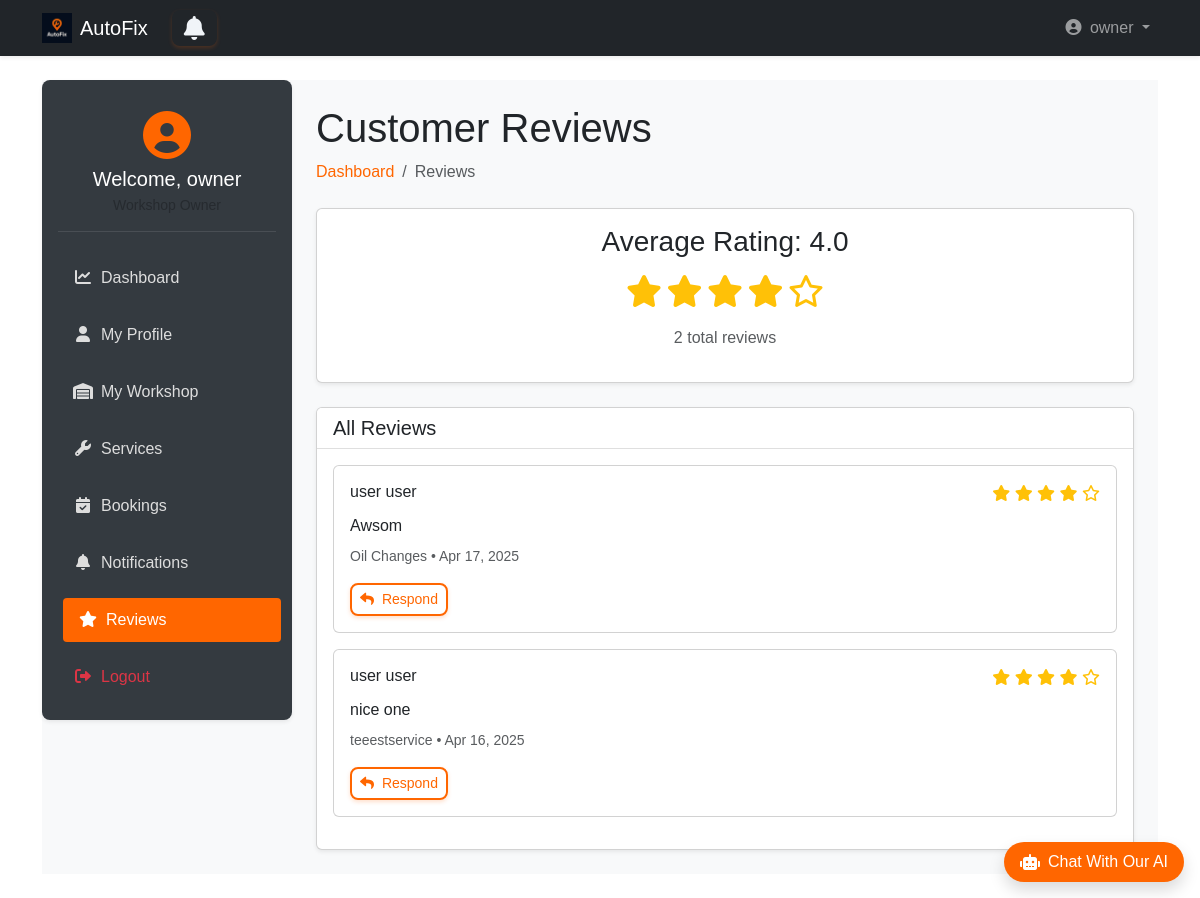
The app's page /owner_dashboard/owner/reviews/ (signed in) with its own data.
### accounts/models.py (models this page shows, shortened)
class User(AbstractUser):
    username = None
    email = models.EmailField(unique=True)
    phone = models.CharField(max_length=15, unique=True, blank=True)
    is_workshop_owner = models.BooleanField(default=False)
    address = models.ForeignKey(Address, on_delete=models.SET_NULL, null=True, blank=True)
    objects = UserManager()
    USERNAME_FIELD = 'email'
    REQUIRED_FIELDS = ['first_name', 'last_name']  # names required for registration
    def get_full_name(self):
        return f"{self.first_name} {self.last_name}"
    def get_short_name(self):
        return self.first_name

### reviews/models.py (models this page shows, shortened)
class Review(models.Model):
    user = models.ForeignKey(User, on_delete=models.CASCADE)
    workshop = models.ForeignKey(Workshop, on_delete=models.CASCADE)
    service = models.ForeignKey(Service, on_delete=models.CASCADE)
    rating = models.IntegerField(choices=[(i, i) for i in range(1, 6)])
    comment = models.TextField()
    response = models.TextField(null=True)
    created_at = models.DateTimeField(auto_now_add=True)
    objects = ReviewManager()
    class Meta:
        unique_together = ('user', 'workshop', 'service') #Prevents Multiple Reviews
        ordering = ['-created_at']

### workshops/models.py (models this page shows, shortened)
class Service(models.Model):
    workshop = models.ForeignKey(Workshop, on_delete=models.CASCADE, related_name='services')
    name = models.CharField(max_length=255)
    price = models.DecimalField(max_digits=10, decimal_places=2)
    description = models.TextField(blank=True)
    duration = models.PositiveIntegerField(help_text="Duration in minutes")

### owner_dashboard/views.py (the view)
# urls.py: path('owner/reviews/', views.reviews_management, name='reviews'),
def reviews_management(request):
    if not request.user.is_workshop_owner:
        return redirect('landing:main')
    try:
        workshop = request.user.workshop
    except AttributeError:
        return redirect('owner_dashboard:workshop')
    reviews = Review.objects.filter(workshop=workshop).order_by('-created_at')
    avg_rating = reviews.aggregate(Avg('rating'))['rating__avg']
    total_reviews = reviews.count()
    context = {
        'reviews': reviews,
        'avg_rating': round(avg_rating, 1) if avg_rating else None,
        'total_reviews': total_reviews,
    }
    return render(request, 'owner_dashboard/reviews.html', context)

### templates/owner_dashboard/reviews.html (shortened to what this page needs)
{% extends 'base2.html' %}
{% load static %}
{% block extra_css %}
<link rel="stylesheet" href="{% static 'css/owner_dashboard.css' %}">
{% endblock %}
{% block content %}
<div class="wrapper d-flex">
    <aside class="sidebar p-3 shadow-sm">
        <div class="user-profile mb-4 text-center">
            <div class="avatar mb-2">
                <i class="fas fa-user-circle fa-3x"></i>
            </div>
            <h5 class="welcome mb-1">Welcome, {{ user.get_short_name }}</h5>
            <small class="text-muted">Workshop Owner</small>
        </div>
        <nav class="menu d-flex flex-column gap-2">
            <a href="{% url 'owner_dashboard:dashboard' %}">
                <i class="fas fa-chart-line me-2"></i>Dashboard
            </a>
            <a href="{% url 'owner_dashboard:profile' %}">
                <i class="fas fa-user me-2"></i>My Profile
            </a>
            <a href="{% url 'owner_dashboard:workshop' %}">
                <i class="fas fa-warehouse me-2"></i>My Workshop
            </a>
            <a href="{% url 'owner_dashboard:services' %}">
                <i class="fas fa-wrench me-2"></i>Services
            </a>
            <a href="{% url 'owner_dashboard:bookings' %}">
                <i class="fas fa-calendar-check me-2"></i>Bookings
            </a>
            <a href="{% url 'owner_dashboard:notifications' %}">
                <i class="fas fa-bell me-2"></i>Notifications
            </a>
            <a href="{% url 'owner_dashboard:reviews' %}" class="active-link">
                <i class="fas fa-star me-2"></i>Reviews
            </a>
            <a href="{% url 'accounts:logout' %}" class="text-danger">
                <i class="fas fa-sign-out-alt me-2"></i>Logout
            </a>
        </nav>
    </aside>
    <main class="main-content flex-grow-1 p-4">
        <div class="dashboard-header mb-4">
            <h1>Customer Reviews</h1>
            <nav aria-label="breadcrumb">
                <ol class="breadcrumb">
                    <li class="breadcrumb-item"><a class="text-decoration-none" style="color: #ff6600;"
                        href="{% url 'owner_dashboard:dashboard' %}">Dashboard</a></li>
                    <li class="breadcrumb-item active" aria-current="page">Reviews</li>
                </ol>
            </nav>
        </div>
        <div class="card shadow-sm mb-4">
            <div class="card-body text-center">
                <h3 class="mb-3">Average Rating: {{ avg_rating|default:"No reviews yet" }}</h3>
                <div class="star-rating mb-3">
                    {% if avg_rating %}
                        {% for i in "12345" %}
                            {% if forloop.counter <= avg_rating %}
                                <i class="fas fa-star fa-2x"></i>
                            {% else %}
                                <i class="far fa-star fa-2x"></i>
                            {% endif %}
                        {% endfor %}
                    {% else %}
                        <i class="far fa-star fa-2x text-muted"></i>
                        <i class="far fa-star fa-2x text-muted"></i>
                        <i class="far fa-star fa-2x text-muted"></i>
                        <i class="far fa-star fa-2x text-muted"></i>
                        <i class="far fa-star fa-2x text-muted"></i>
                    {% endif %}
                </div>
                <p class="text-muted">{{ total_reviews }} total reviews</p>
            </div>
        </div>
        <div class="card shadow-sm">
            <div class="card-header bg-white">
                <h5 class="mb-0">All Reviews</h5>
            </div>
            <div class="card-body">
                {% if reviews %}
                    {% for review in reviews %}
                    <div class="review-card card mb-3">
                        <div class="card-body">
                            <div class="d-flex justify-content-between mb-2">
                                <h6 class="mb-0">{{ review.user.get_full_name }}</h6>
                                <div class="star-rating">
                                    {% for i in "12345" %}
                                        {% if forloop.counter <= review.rating %}
                                            <i class="fas fa-star"></i>
                                        {% else %}
                                            <i class="far fa-star"></i>
                                        {% endif %}
                                    {% endfor %}
                                </div>
                            </div>
                            <p class="mb-2">{{ review.comment }}</p>
                            <small class="text-muted">
                                {{ review.service.name }} • {{ review.created_at|date:"M j, Y" }}
                            </small>
                            {% if review.response %}
                            <div class="mt-3 p-3 bg-light rounded">
                                <strong>Your response:</strong>
                                <p class="mb-0">{{ review.response }}</p>
                            </div>
                            {% else %}
                            <div class="mt-3">
                                <button class="btn btn-sm btn-outline-primary"  data-bs-toggle="modal"
                                        data-bs-target="#respondModal{{ review.id }}">
                                    <i class="fas fa-reply me-1"></i> Respond
                                </button>
                            </div>
                            {% endif %}
                        </div>
                    </div>
                    {% endfor %}
                {% else %}
                    <div class="text-center py-5">
                        <i class="fas fa-star fa-4x text-muted mb-4"></i>
                        <h3>No Reviews Yet</h3>
                        <p class="text-muted">Your workshop hasn't received any reviews yet.</p>
                    </div>
                {% endif %}
            </div>
        </div>
    </main>
</div>
{% endblock %}

### templates/base2.html (shortened to what this page needs)
{% load static bootstrap5 %}
{% bootstrap_css %}
<!DOCTYPE html>
<html lang="en" dir="{% if LANGUAGE_CODE == 'ar' %}rtl{% else %}ltr{% endif %}">
<head>
    <link rel="stylesheet" href="https://cdnjs.cloudflare.com/ajax/libs/font-awesome/6.4.0/css/all.min.css">
    <link rel="stylesheet" href="{% static 'css/style.css' %}">
    <link rel="stylesheet" href="{% static 'css/ai_style.css' %}">
    {% block extra_css %}
    {% endblock %}
</head>
<body class="d-flex flex-column min-vh-100">
<nav class="navbar navbar-expand-lg navbar-dark bg-dark shadow-sm">
    <div class="container">
        <a class="navbar-brand d-flex align-items-center gap-2" href="{% if user.is_authenticated %}{% url 'landing:dashboard' %}{% else %}{% url 'landing:main' %}{% endif %}">
            <img src="{% static 'img/dark_logo.png' %}" alt="AutoFix" width="30" height="30">
            AutoFix
        </a>
        <a {% if request.user.is_workshop_owner %} href="{% url 'owner_dashboard:notifications' %}"
            {% elif request.user.is_superuser %} href="{% url 'admin_dashboard:notifications' %}"
            {% else %} href="{% url 'user_dashboard:notifications' %}" {% endif %}
            id="notifications-btn" class="btn btn-outline-primary position-relative mx-2">
             <i class="fa fa-bell"></i>
       </a>
        <div class="collapse navbar-collapse" id="navbarMain">
            <ul class="navbar-nav ms-auto">
                {% if user.is_authenticated %}
                    <li class="nav-item dropdown">
                        <a class="nav-link dropdown-toggle" href="#" role="button" data-bs-toggle="dropdown">
                            <i class="fas fa-user-circle me-1"></i> {{ user.get_short_name }}
                        </a>
                    </li>
                {% endif %}
            </ul>
        </div>
    </div>
</nav>
<main class="flex-grow-1 py-4">
    <div class="container">
        {% block content %}
        {% endblock %}
    </div>
</main>
<div id="chat-container" class="position-fixed bottom-0 end-0 mb-3 me-3" style="z-index: 1000;">
    <div id="chat-bubble" class="bg-orange text-white rounded-pill shadow cursor-pointer d-flex align-items-center">
        <div class="d-flex align-items-center px-3 py-2">
            <i class="fas fa-robot me-2"></i>
            <p class="mb-0 fw-medium">Chat With Our AI</p>
        </div>
    </div>
</div>
<link rel="stylesheet" href="https://cdnjs.cloudflare.com/ajax/libs/font-awesome/6.0.0/css/all.min.css">
</body>
</html>

### static/css/style.css (style rules this page uses)
* { margin: 0; padding: 0; box-sizing: border-box; }
body, html { width: 100%; height: 100%; font-family: sans-serif; }
.wrapper { display: flex; height: 100%; }
.sidebar { width: 250px; background: #0d1b2a; color: #e0e1dd; display: flex; flex-direction: column; transition: width 0.3s; }
.menu { list-style: none; flex-grow: 1; }
#notifications-btn { background: none; border: none; font-size: 24px; cursor: pointer; position: relative; }
#notifications-btn .fa-bell { color: #f0f4f8; transition: color 0.3s; }

### static/css/ai_style.css (style rules this page uses)
.bg-orange { background-color: #ff6600 !important; }

### static/css/owner_dashboard.css (style rules this page uses)
.wrapper { display: flex; min-height: 80vh; background-color: #f8f9fa; }
.sidebar { width: 250px; background-color: #343a40; color: #fff; border-radius: 8px; position: sticky; top: 20px; height: fit-content; }
.sidebar .menu a { color: #ddd; padding: 10px 15px; display: block; border-radius: 4px; transition: all 0.3s; text-decoration: none; margin-bottom: 5px; }
.sidebar .menu a:hover, .sidebar .menu .active-link { background-color: #ff6600; color: #fff; transform: translateX(5px); }
.sidebar .menu a i { width: 20px; text-align: center; }
.main-content { flex-grow: 1; padding-left: 20px; }
.user-profile { padding: 15px 0; border-bottom: 1px solid rgba(255,255,255,0.1); }
.user-profile .avatar { color: #ff6600; }
.btn { border-radius: 8px; font-weight: 500; }
.btn.btn-outline-primary { border: 2px solid #ff6600; color: #ff6600; background-color: transparent; transition: all 0.3s ease-in-out; font-weight: 500; box-shadow: 0 2px 4px rgba(255, 102, 0, 0.2); }
.bg-white { background-color: white !important; }
.card-header { background-color: white; border-bottom: 1px solid rgba(0,0,0,0.125); }

### templates/owner_dashboard/reviews.html (style rules this page uses)
.review-card { transition: all 0.3s ease; }
.star-rating { color: #ffc107; }

### records on screen
User: get_short_name "owner"
Review: user.get_full_name "user user", rating 4 (drawn), comment "Awsom", service.name "Oil Changes", created_at "Apr 17, 2025"
Review: user.get_full_name "user user", rating 4 (drawn), comment "nice one", service.name "teeestservice", created_at "Apr 16, 2025"

### other values on screen
{{ avg_rating|default:"No reviews yet" }} "4.0"
{{ total_reviews }} "2"
